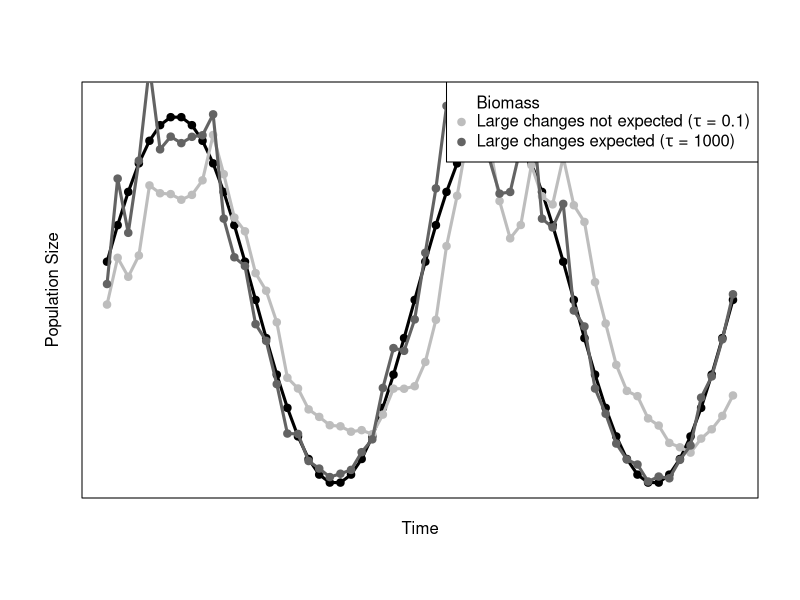

Here is the R script that generated this plot:
tau0 <-  0.1
sigma0 <- 0.2
tau1 <- (1/tau0^2+1/sigma0^2)^(-0.5)


amp <- 100
freq <- 15
# get a new random seed
rm(.Random.seed)

seed.index <- runif(1,1,100)
set.seed(seed.index)
timelist <- seq(1,60)
B <- amp + amp/1.3 * sin(pi*timelist/freq)
# B <- c(247728.6, 243145.9, 249756.3, 270354.6, 299320.8, 315663.6, 
#        326716.2, 332712.2, 344883.1, 353495.8, 375949.5, 394098.1, 428431, 
#        444125.4, 436833.9, 482789.8, 524401.2, 565965.3, 615554.8, 644774.2, 
#        673944.3, 704280.4, 720881.7, 729185.4, 729201.7, 787458.8, 820629.6, 
#        811141.4, 787299.2, 764825.5, 752510.2, 731537.9, 690350.8, 671351.9, 
#        651918.2, 619961.5, 585162.9, 551323.8, 541180, 540778.3, 559508.9, 
#        569509.9, 579629.6, 580662.4, 579789.7, 562445.6, 526011.4, 518258, 
#        531159.7, 525685.4, 507961, 475416.6, 474533.3, 511293.3, 546476.8, 
#        589062.1, 615273, 621396.5, 605216.1, 574825.6, 571952.5, 574753.7, 
#        581205.3, 592003.9, 631733.3, 657159.7, 652735.8, 675975.8, 687891.6, 
#        677807.6, 641046.1, 585274.8, 525519.2, 479589.5, 460408.3, 465499.1, 
#        471731.3, 479816.2, 476590.2, 461649.8, 458247.4, 444747, 463652.2, 
#        486741.3, 512796.1, 521745.9, 515376.8, 488594.1, 457759.5, 435229.8, 
#        423622.6, 408471.6, 387875.4, 365308, 364256.1, 357080.6, 349669.6, 
#        372125.1, 399010.3, 405034.5, 397760.3)[1:60]
y <- rep(NA, length(timelist))
E <- rep (NA, length(timelist))
E[1]<-B[1]*exp(rnorm(1,0, sigma0))

for (t in 2:length(timelist)) {
  y[t] <- log (B[t]/E[t-1])
  mu1.tmp <- y[t]*(1-sigma0^2/(tau0^2+sigma0^2))
  E[t] <- E[t-1] * exp(rnorm(1,mu1.tmp,tau1))
}

setwd('/Users/mcsiple/Dropbox/Chapter4-HarvestControlRules/Figures')
plotfilename <- "DelayedDetection_blackbkd.pdf"
pdf(file = plotfilename, height = 7, width = 10,useDingbats = FALSE)
par(mfrow=c(1,1))
lotau.col <- "#bdbdbd"  
hitau.col <-  "#636363"
#par(bg = 'black', fg = 'white') # set background to black, foreground white - for presentations
plot(timelist,B, type = "l", lwd = 3, col = "black", xlab = "", ylab = " ",ylim=range(c(B,E)), axes = F)
box() #make col= "black" for plotting in paper (or other white bkd) 
mtext(side = 2, text = "Population Size", line = 1)
mtext(side = 1, text = "Time",line = 1)
points(timelist, B, pch=21, bg = "black") #change bg="black" if paper
lines(timelist, E, lwd = 3, col = lotau.col)
points(timelist, E, pch=21, bg = lotau.col, col=lotau.col)


tau0 <-  100
sigma0 <- 0.1
tau1 <- (1/tau0^2+1/sigma0^2)^(-0.5)


set.seed(seed.index)
y <- rep(NA, length(timelist))
E <- rep (NA, length(timelist))
E[1]<-B[1]*exp(rnorm(1,0, sigma0))

for (t in 2:length(timelist)) {
  y[t] <- log (B[t]/E[t-1])
  mu1.tmp <- y[t]*(1-sigma0^2/(tau0^2+sigma0^2))
  E[t] <- E[t-1] * exp(rnorm(1,mu1.tmp,tau1))
}

lines(timelist, E, lwd = 3, col = hitau.col)
points(timelist, E, pch=21, bg = hitau.col,col = hitau.col)

legend('topright',pch=rep(21,times=3),pt.bg=c('white',lotau.col,hitau.col), # put 'black' here for paper
       col=c('white',lotau.col,hitau.col),
       legend=c("Biomass",
                expression(paste("Large changes not expected (",tau," = 0.1",")",sep="")),
                expression(paste("Large changes expected (",tau," = 1000",")",sep=""))))

dev.off()
